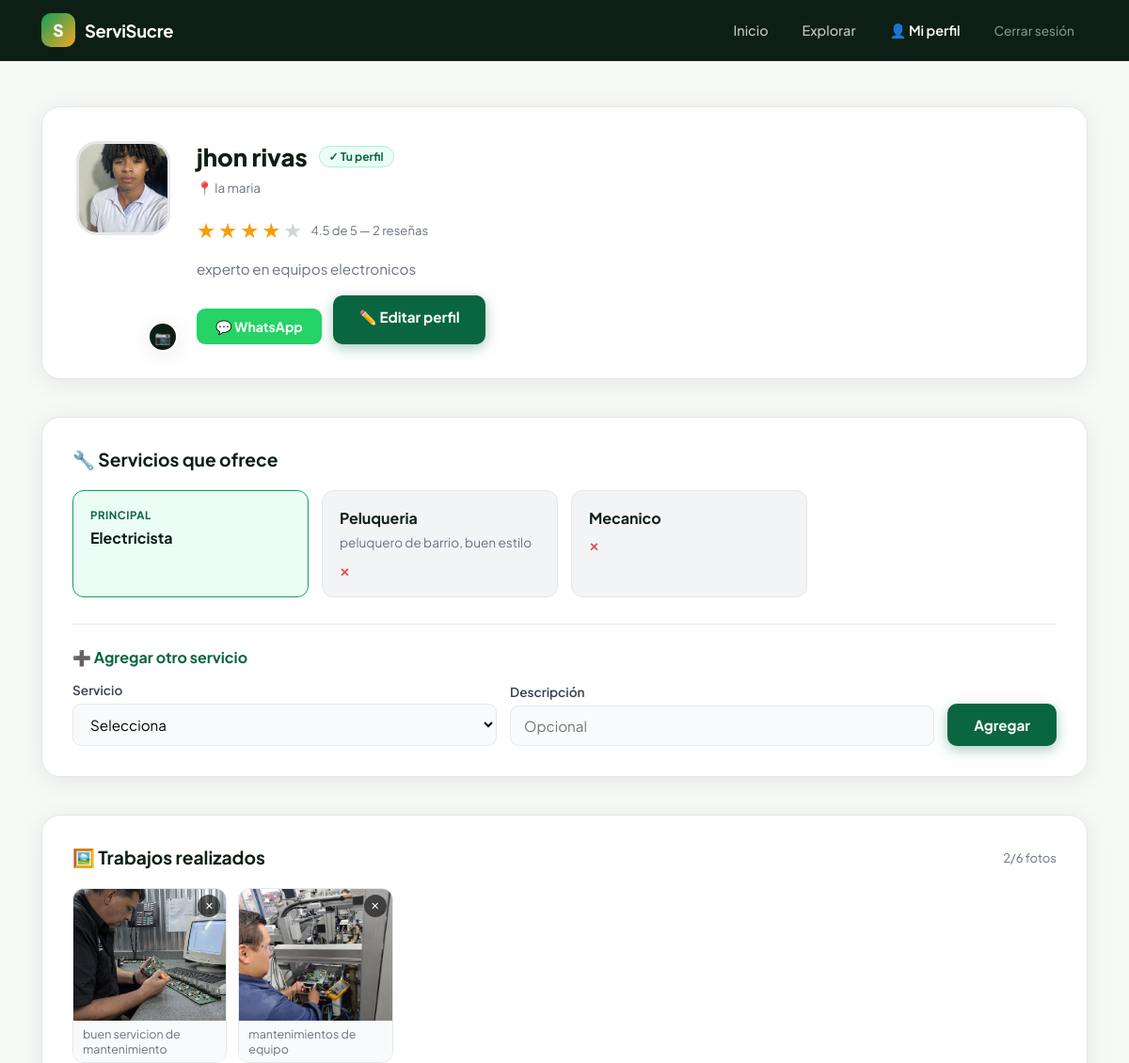
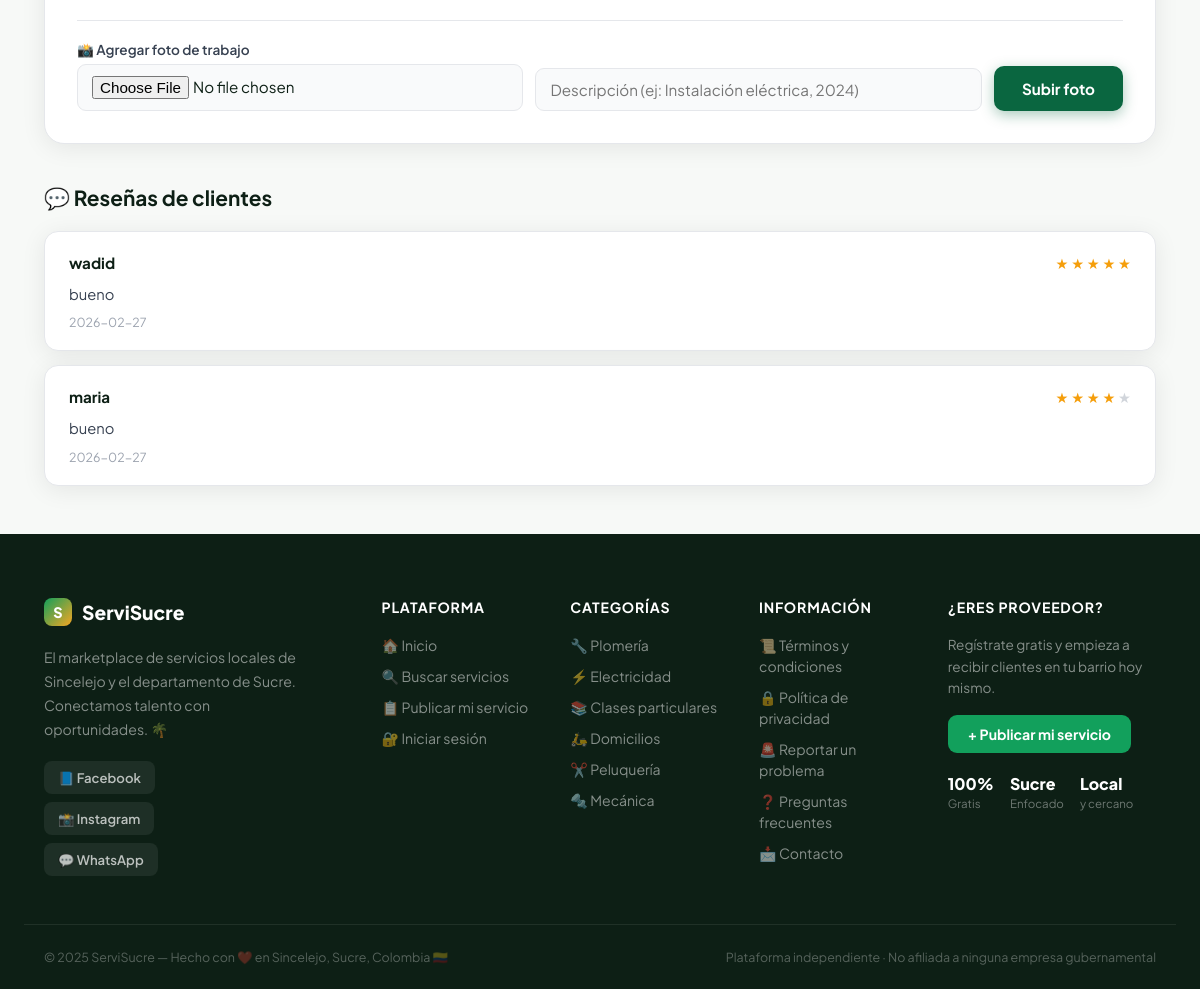
Screenshot of /perfil/1 (signed in) with the database file from the repository (2 pictures, top to bottom).
### tables this page shows
CREATE TABLE proveedores (
            id          INTEGER PRIMARY KEY AUTOINCREMENT,
            nombre      TEXT NOT NULL,
            servicio    TEXT NOT NULL,
            barrio      TEXT NOT NULL,
            telefono    TEXT NOT NULL,
            descripcion TEXT,
            foto        TEXT,
            password    TEXT NOT NULL,
            activo      INTEGER DEFAULT 1,
            fecha_reg   TIMESTAMP DEFAULT CURRENT_TIMESTAMP
        );

CREATE TABLE servicios_adicionales (
            id           INTEGER PRIMARY KEY AUTOINCREMENT,
            proveedor_id INTEGER NOT NULL,
            servicio     TEXT NOT NULL,
            descripcion  TEXT,
            FOREIGN KEY (proveedor_id) REFERENCES proveedores(id)
        );

CREATE TABLE galeria (
            id           INTEGER PRIMARY KEY AUTOINCREMENT,
            proveedor_id INTEGER NOT NULL,
            filename     TEXT NOT NULL,
            descripcion  TEXT,
            fecha        TIMESTAMP DEFAULT CURRENT_TIMESTAMP,
            FOREIGN KEY (proveedor_id) REFERENCES proveedores(id)
        );

CREATE TABLE calificaciones (
            id           INTEGER PRIMARY KEY AUTOINCREMENT,
            proveedor_id INTEGER NOT NULL,
            estrellas    INTEGER NOT NULL,
            comentario   TEXT,
            autor        TEXT,
            fecha        TIMESTAMP DEFAULT CURRENT_TIMESTAMP,
            FOREIGN KEY (proveedor_id) REFERENCES proveedores(id)
        );

### app.py (the view)
@app.route('/perfil/<int:pid>')
def perfil(pid):
    conn = get_db()
    p = conn.execute('SELECT * FROM proveedores WHERE id=?', (pid,)).fetchone()
    if not p:
        conn.close(); return redirect('/buscar')
    reviews  = conn.execute('''SELECT estrellas, comentario, autor, fecha
                                FROM calificaciones WHERE proveedor_id=?
                                ORDER BY fecha DESC''', (pid,)).fetchall()
    s_extra  = conn.execute('''SELECT id, servicio, descripcion
                                FROM servicios_adicionales WHERE proveedor_id=?''',
                             (pid,)).fetchall()
    galeria  = conn.execute('''SELECT id, filename, descripcion
                                FROM galeria WHERE proveedor_id=?
                                ORDER BY fecha DESC''', (pid,)).fetchall()
    conn.close()
    proveedor = get_proveedor_dict(p)
    es_dueno  = session.get('proveedor_id') == pid
    return render_template('perfil.html', proveedor=proveedor,
                           reviews=reviews, servicios_extra=s_extra,
                           galeria=galeria, es_dueno=es_dueno)

### app.py (called while the page is built)
def get_db():
    conn = sqlite3.connect('database.db')
    conn.row_factory = sqlite3.Row
    return conn

def get_calificacion(proveedor_id):
    conn = get_db()
    r = conn.execute('SELECT AVG(estrellas), COUNT(*) FROM calificaciones WHERE proveedor_id=?',
                     (proveedor_id,)).fetchone()
    conn.close()
    return (round(r[0], 1) if r[0] else 0), r[1]

def get_reportes_count(proveedor_id):
    conn = get_db()
    r = conn.execute('SELECT COUNT(*) FROM reportes WHERE proveedor_id=? AND resuelto=0',
                     (proveedor_id,)).fetchone()
    conn.close()
    return r[0]

def get_proveedor_dict(p):
    promedio, total = get_calificacion(p['id'])
    reportes        = get_reportes_count(p['id'])
    return {
        'id':          p['id'],
        'nombre':      p['nombre'],
        'servicio':    p['servicio'],
        'barrio':      p['barrio'],
        'telefono':    p['telefono'],
        'descripcion': p['descripcion'],
        'foto':        p['foto'],
        'promedio':    promedio,
        'total':       total,
        'reportes':    reportes
    }

### templates/perfil.html (shortened to what this page needs)
{% extends "base.html" %}
{% block contenido %}
<div class="perfil-page">
    <div class="perfil-header">
        <div class="perfil-foto-wrap">
            {% if proveedor.foto %}
                <img src="{{ url_for('static', filename='uploads/' + proveedor.foto) }}"
                     alt="Foto" class="perfil-foto">
            {% else %}
                <div class="perfil-avatar">{{ proveedor.nombre[0] }}</div>
            {% endif %}
            {% if es_dueno %}
            <form action="/perfil/{{ proveedor.id }}/subir-foto"
                  method="POST" enctype="multipart/form-data" class="foto-form">
                <label class="btn-foto" title="Cambiar foto">
                    📷
                </label>
            </form>
            {% endif %}
        </div>
        <div class="perfil-info">
            <div class="perfil-nombre-row">
                <h2>{{ proveedor.nombre }}</h2>
                {% if es_dueno %}
                    <span class="badge-dueno">✓ Tu perfil</span>
                {% endif %}
            </div>
            <p class="card-barrio">📍 {{ proveedor.barrio }}</p>
            <div class="stars-row big">
                {% for i in range(1, 6) %}
                    <span class="star {% if i <= proveedor.promedio|int %}filled{% endif %}">★</span>
                {% endfor %}
                <span class="stars-info">
                    {% if proveedor.total > 0 %}
                        {{ proveedor.promedio }} de 5 —
                        {{ proveedor.total }} reseña{{ 's' if proveedor.total != 1 }}
                    {% else %}
                        Aún sin calificaciones
                    {% endif %}
                </span>
            </div>
            {% if proveedor.descripcion %}
                <p class="perfil-desc">{{ proveedor.descripcion }}</p>
            {% endif %}
            <div class="perfil-actions">
                <a href="https://wa.me/57{{ proveedor.telefono }}"
                   target="_blank" class="btn-wa">💬 WhatsApp</a>
                {% if es_dueno %}
                    <a href="/perfil/{{ proveedor.id }}/editar"
                       class="btn-primary">✏️ Editar perfil</a>
                {% else %}
                    <a href="/calificar/{{ proveedor.id }}"
                       class="btn-primary">⭐ Calificar</a>
                    <button onclick="abrirReporte()" class="btn-reportar-sm">🚨 Reportar</button>
                {% endif %}
            </div>
        </div>
    </div>
    <div class="servicios-section">
        <h3>🔧 Servicios que ofrece</h3>
        <div class="servicios-grid">
            <div class="servicio-item principal">
                <div class="servicio-badge">Principal</div>
                <span class="servicio-nombre">{{ proveedor.servicio }}</span>
            </div>
            {% for s in servicios_extra %}
            <div class="servicio-item">
                <span class="servicio-nombre">{{ s[1] }}</span>
                {% if s[2] %}<p>{{ s[2] }}</p>{% endif %}
                {% if es_dueno %}
                <a href="/perfil/{{ proveedor.id }}/eliminar-servicio/{{ s[0] }}"
                   class="btn-eliminar"
                   onclick="return confirm('¿Eliminar?')">✕</a>
                {% endif %}
            </div>
            {% endfor %}
        </div>
        {% if es_dueno %}
        <div class="agregar-servicio-form">
            <h4>➕ Agregar otro servicio</h4>
            <form action="/perfil/{{ proveedor.id }}/agregar-servicio"
                  method="POST" class="form-inline">
                <div class="form-group">
                    <label>Servicio</label>
                    <select name="servicio" required>
                        <option value="">Selecciona</option>
                    </select>
                </div>
                <div class="form-group">
                    <label>Descripción</label>
                    <input type="text" name="descripcion" placeholder="Opcional">
                </div>
                <button type="submit" class="btn-primary">Agregar</button>
            </form>
        </div>
        {% endif %}
    </div>
    <div class="galeria-section">
        <div class="galeria-header">
            <h3>🖼️ Trabajos realizados</h3>
            {% if es_dueno %}
                <span class="galeria-count">{{ galeria|length }}/6 fotos</span>
            {% endif %}
        </div>
        {% if galeria %}
        <div class="galeria-grid">
            {% for foto in galeria %}
            <div class="galeria-item">
                <img src="{{ url_for('static', filename='galeria/' + foto[1]) }}"
                     alt="{{ foto[2] or 'Trabajo' }}"
                     onclick="abrirFoto(this.src)">
                {% if foto[2] %}
                    <p class="galeria-desc">{{ foto[2] }}</p>
                {% endif %}
                {% if es_dueno %}
                <a href="/perfil/{{ proveedor.id }}/galeria/eliminar/{{ foto[0] }}"
                   class="galeria-del"
                   onclick="return confirm('¿Eliminar foto?')">✕</a>
                {% endif %}
            </div>
            {% endfor %}
        </div>
        {% endif %}
        {% if es_dueno and galeria|length < 6 %}
        <form action="/perfil/{{ proveedor.id }}/galeria/subir"
              method="POST" enctype="multipart/form-data" class="galeria-form">
            <div class="form-group">
                <label>📸 Agregar foto de trabajo</label>
                <input type="file" name="foto" accept="image/*" required>
            </div>
            <div class="form-group">
                <input type="text" name="descripcion"
                       placeholder="Descripción (ej: Instalación eléctrica, 2024)">
            </div>
            <button type="submit" class="btn-primary">Subir foto</button>
        </form>
        {% endif %}
    </div>
    <div class="reviews-section">
        <h3>💬 Reseñas de clientes</h3>
        {% if reviews %}
            <div class="reviews-list">
                {% for r in reviews %}
                <div class="review-card">
                    <div class="review-top">
                        <div class="review-autor">{{ r[2] }}</div>
                        <div class="review-stars">
                            {% for i in range(1, 6) %}
                                <span class="star small
                                {% if i <= r[0] %}filled{% endif %}">★</span>
                            {% endfor %}
                        </div>
                    </div>
                    {% if r[1] %}<p class="review-texto">{{ r[1] }}</p>{% endif %}
                    <p class="review-fecha">{{ r[3][:10] }}</p>
                </div>
                {% endfor %}
            </div>
        {% endif %}
    </div>
</div>
{% endblock %}

### rows the page displays
proveedores: foto (picture), nombre "jhon rivas", barrio "la maria", descripcion "experto en equipos electronicos", servicio "Electricista"
servicios_adicionales: servicio "Peluqueria", descripcion "peluquero de barrio, buen estilo"
servicios_adicionales: servicio "Mecanico"
galeria: filename (picture), descripcion "buen servicion de mantenimiento"
galeria: filename (picture), descripcion "mantenimientos de equipo"
calificaciones: autor "wadid", comentario "bueno", fecha "2026-02-27"
calificaciones: autor "maria", comentario "bueno", fecha "2026-02-27"

### other values shown
{{ proveedor.promedio }} "4.5"
{{ proveedor.total }} "2"
{{ 's' if proveedor.total != 1 }} "s"
{{ galeria|length }} "2"
